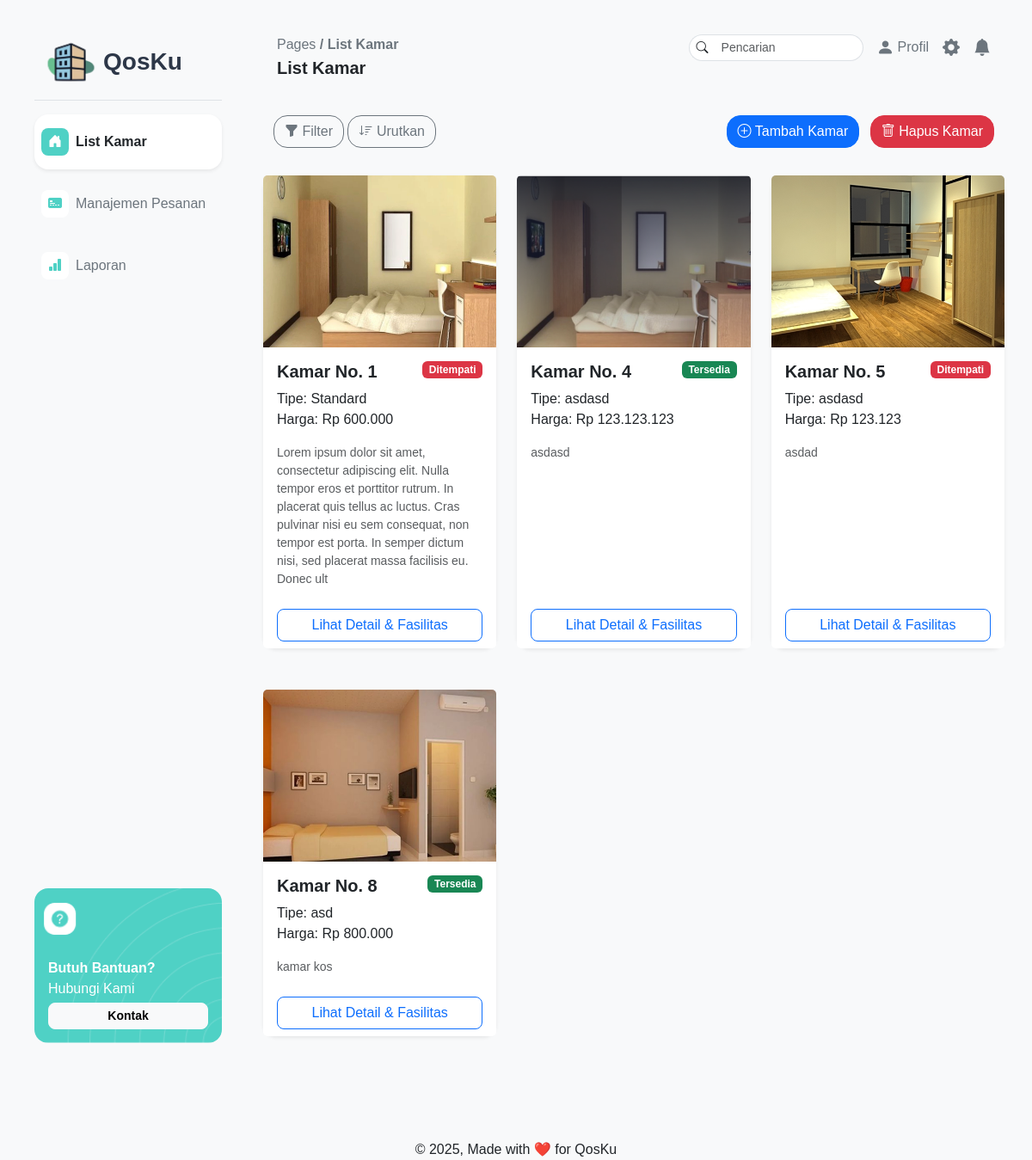
Page /pages/pemilik/dashboard.php (signed in) on the committed database.
### tables this page shows
CREATE TABLE `kamar_kos` (
  `idKamar` int(11) NOT NULL,
  `nomorKamar` int(11) NOT NULL,
  `tipeKamar` varchar(255) NOT NULL,
  `harga` int(11) NOT NULL,
  `statusKetersediaan` enum('Tersedia','Ditempati','Dalam Perbaikan') NOT NULL DEFAULT 'Tersedia',
  `deskripsi` varchar(255) NOT NULL,
  `gambar` varchar(255) NOT NULL
);

### pages/pemilik/dashboard.php (the view, shortened to what this page needs)
<?php
require "../../php/connect.php";
$perPage = 6;
$page = isset($_GET['page']) ? max(1, (int)$_GET['page']) : 1;
$offset = ($page - 1) * $perPage;
$query = "SELECT * FROM kamar_kos ORDER BY nomorKamar LIMIT $perPage OFFSET $offset";
$hasil = $connect->query($query);
$kamar = [];
if ($hasil) {
  $kamar = $hasil->fetch_all(MYSQLI_ASSOC);
}
?>
<!DOCTYPE html>
<html lang="en">
<head>
  <link href="https://cdn.jsdelivr.net/npm/bootstrap@5.3.6/dist/css/bootstrap.min.css" rel="stylesheet"
>
  <link rel="stylesheet" href="../../assets/css/style.css">
  <link rel="stylesheet" href="https://cdn.jsdelivr.net/npm/bootstrap-icons@1.13.1/font/bootstrap-icons.min.css">
</head>
<body class="bg-light">
  <div class="d-flex min-vh-100 ms-4 me-4">
    <?php include '../../layout/pemilikNavbar.php'; ?>
    <div class="flex-grow-1">
      <?php include '../../layout/pemilikHeader.php'; ?>
      <div class="container-fluid pt-4 pb-3">
        <div class="d-flex justify-content-between align-items-center mb-3 px-2">
          <div>
            <button class="btn btn-outline-secondary rounded-4"><i class="bi bi-funnel-fill"></i> Filter</button>
            <button class="btn btn-outline-secondary rounded-4"><i class="bi bi-sort-down"></i> Urutkan</button>
          </div>
          <div>
            <button class="btn btn-primary rounded-4 me-2" data-bs-toggle="modal" data-bs-target="#tambahKamarModal">
              <i class="bi bi-plus-circle"></i> Tambah Kamar
            </button>
            <button class="btn btn-danger rounded-4" data-bs-toggle="modal" data-bs-target="#hapusKamarModal">
              <i class="bi bi-trash"></i> Hapus Kamar
            </button>
          </div>
        </div>
      </div>
      <div class="row g-4 px-2">
        <?php foreach ($kamar as $room): ?>
          <div class="col-md-4 mb-4">
            <div class="card shadow-sm border-0 rounded-4 h-100">
              <img src="<?= !empty($room['gambar']) ? '../../assets/img/' . $room['gambar'] : '../../assets/img/backgroundKamar.png' ?>"
                class="card-img-top"
                alt="Kamar No. <?= htmlspecialchars($room['nomorKamar']) ?>"
                style="height: 200px; object-fit: cover;">
              <div class="card-body">
                <div class="d-flex justify-content-between align-items-start">
                  <h5 class="card-title fw-bold">Kamar No. <?= htmlspecialchars($room['nomorKamar']) ?></h5>
                  <span class="badge bg-<?= $room['statusKetersediaan'] === 'Tersedia' ? 'success' : 'danger' ?>">
                    <?= htmlspecialchars($room['statusKetersediaan']) ?>
                  </span>
                </div>
                <p class="card-text">
                  <span class="d-block">Tipe: <?= htmlspecialchars($room['tipeKamar']) ?></span>
                  <span class="d-block">Harga: Rp <?= number_format($room['harga'], 0, ',', '.') ?></span>
                </p>
                <p class="card-text small text-muted"><?= nl2br(htmlspecialchars($room['deskripsi'])) ?></p>
              </div>
              <div class="card-footer bg-white border-0">
                <div class="d-grid">
                  <a href="detailkamar.php?idKamar=<?= $room['idKamar'] ?>" class="btn btn-outline-primary rounded-3">
                    Lihat Detail & Fasilitas
                  </a>
                </div>
              </div>
            </div>
          </div>
        <?php endforeach; ?>
      </div>
    </div>
  </div>
  <div class="footer text-center mt-5 pt-5">
    &copy; 2025, Made with ❤️ for QosKu
  </div>
</body>
</html>

### assets/css/style.css (style rules this page uses)
body { font-family: Helvetica, Arial, sans-serif; }

### rows in the picture
kamar_kos: gambar (picture), nomorKamar "1", statusKetersediaan "Ditempati", tipeKamar "Standard", harga "600.000", deskripsi "Lorem ipsum dolor sit amet, consectetur adipiscing elit. Nulla tempor eros et porttitor rutrum. In placerat quis tellus ac luctus. Cras pulvinar nisi eu sem consequat, non tempor est porta. In semper dictum nisi, sed placerat massa facilisis eu. Donec ult"
kamar_kos: shows a picture, nomorKamar "4", statusKetersediaan "Tersedia", tipeKamar "asdasd", harga "123.123.123", deskripsi "asdasd"
kamar_kos: gambar (picture), nomorKamar "5", statusKetersediaan "Ditempati", tipeKamar "asdasd", harga "123.123", deskripsi "asdad"
kamar_kos: gambar (picture), nomorKamar "8", statusKetersediaan "Tersedia", tipeKamar "asd", harga "800.000", deskripsi "kamar kos"

### other values in the picture
$page_titles[$current_page] "List Kamar"
